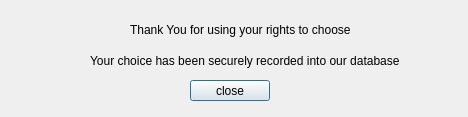
<?xml version="1.0" encoding="UTF-8"?>
<ui version="4.0">
 <class>Dialog_complete</class>
 <widget class="QDialog" name="Dialog_complete">
  <property name="geometry">
   <rect>
    <x>0</x>
    <y>0</y>
    <width>468</width>
    <height>117</height>
   </rect>
  </property>
  <property name="windowTitle">
   <string>Complete</string>
  </property>
  <widget class="QLabel" name="label">
   <property name="geometry">
    <rect>
     <x>90</x>
     <y>40</y>
     <width>331</width>
     <height>41</height>
    </rect>
   </property>
   <property name="text">
    <string>Your choice has been securely recorded into our database</string>
   </property>
  </widget>
  <widget class="QLabel" name="label_2">
   <property name="geometry">
    <rect>
     <x>130</x>
     <y>20</y>
     <width>241</width>
     <height>20</height>
    </rect>
   </property>
   <property name="text">
    <string>Thank You for using your rights to choose</string>
   </property>
  </widget>
  <widget class="QPushButton" name="pushButton">
   <property name="geometry">
    <rect>
     <x>190</x>
     <y>80</y>
     <width>80</width>
     <height>21</height>
    </rect>
   </property>
   <property name="text">
    <string>close</string>
   </property>
  </widget>
 </widget>
 <resources/>
 <connections/>
</ui>
